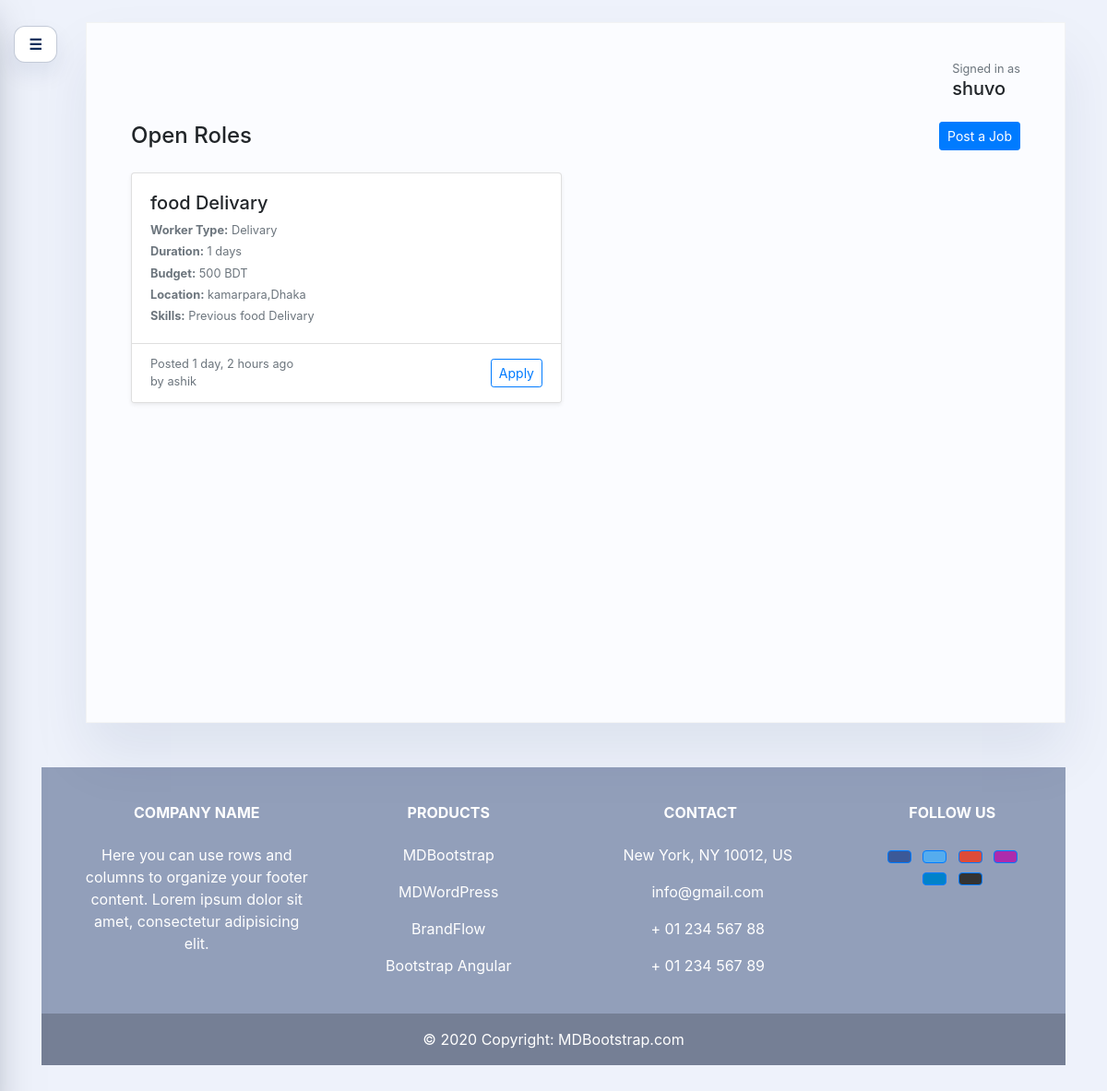
Before: /jobs/ (signed in) with the older database file.
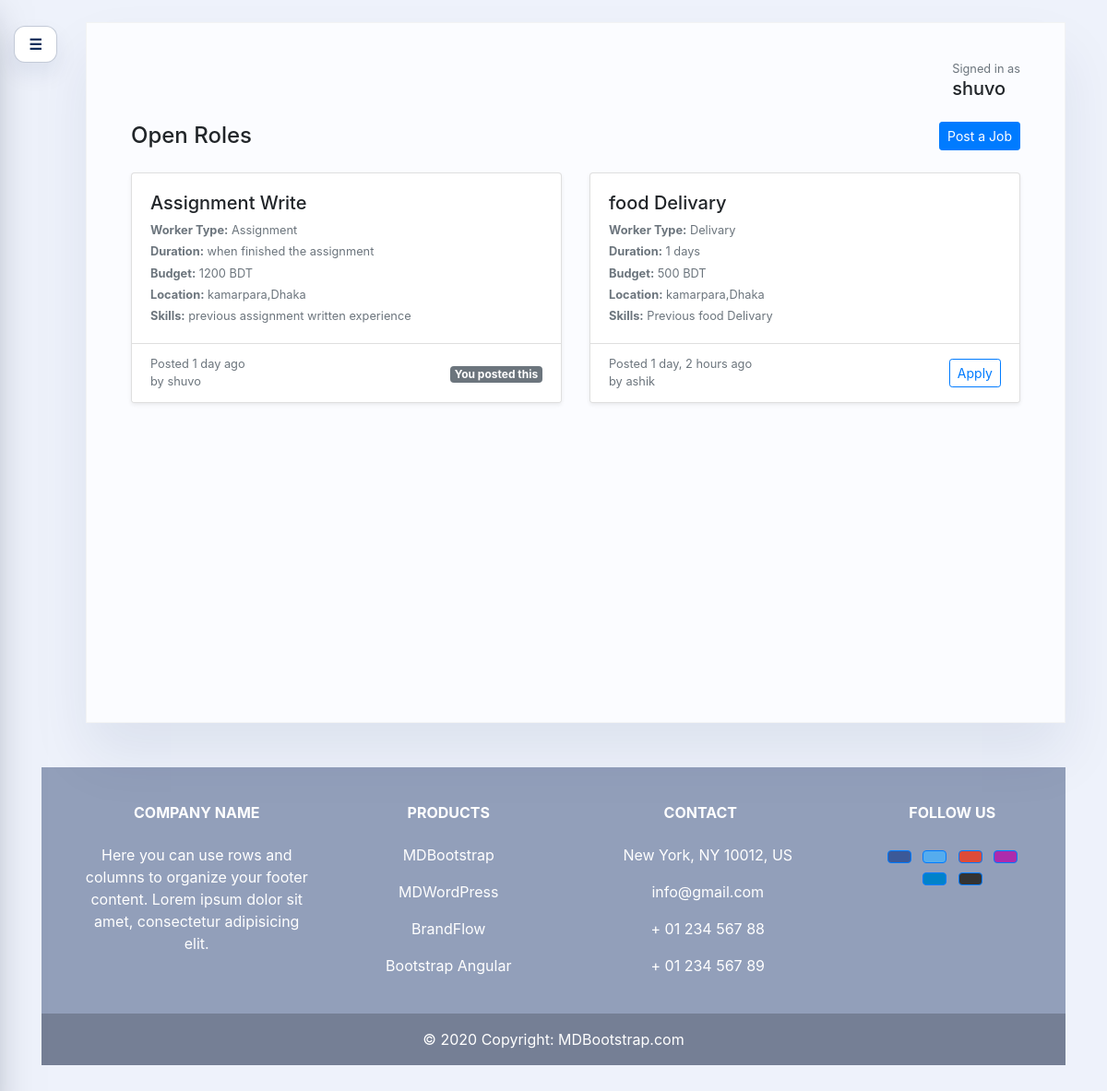
After: the same page with the newer database file.
### userprofile/models.py (models this page shows, shortened)
class UserProfile(models.Model):
	user = models.OneToOneField(User, on_delete=models.CASCADE, related_name="profile")
	display_name = models.CharField(max_length=150, blank=True)
	photo = models.ImageField(upload_to="profile_photos/", blank=True, null=True)
	occupation = models.CharField(max_length=150, blank=True)
	skills = models.TextField(blank=True)
	present_address = models.CharField(max_length=255, blank=True)
	bio = models.TextField(blank=True)

### jobs/models.py (models this page shows, shortened)
class Job(models.Model):
	poster = models.ForeignKey(
		settings.AUTH_USER_MODEL,
		on_delete=models.CASCADE,
		related_name="jobs",
	)
	work_title = models.CharField(max_length=200)
	worker_type = models.CharField(max_length=120)
	duration = models.CharField(max_length=120)
	amount = models.PositiveIntegerField()
	location = models.CharField(max_length=120)
	skills = models.CharField(max_length=255)
	tracking_code = models.CharField(max_length=16, unique=True, editable=False, blank=True)
	created_at = models.DateTimeField(auto_now_add=True)
	class Meta:
		ordering = ["-created_at"]

### jobs/views.py (the view)
# urls.py: path('jobs/', views.job_list, name="job_list"),
@login_required
@never_cache
def job_list(request):
    profile, _ = UserProfile.objects.get_or_create(user=request.user)
    jobs = Job.objects.prefetch_related(
        Prefetch(
            "applications",
            queryset=JobApplication.objects.filter(applicant=request.user),
            to_attr="app_for_user",
        )
    )
    return render(request, "jobs/job_list.html", {"jobs": jobs, "profile": profile, "hide_nav": True})

### userprofile/context_processors.py (called while the page is built)
def unread_notifications(request):
    if request.user.is_authenticated:
        count = request.user.notifications.filter(is_read=False).count()
    else:
        count = 0
    return {"unread_notifications_count": count}

### jobs/templates/jobs/job_list.html (shortened to what this page needs)
{% extends "userprofile/layout.html" %}
{% block dashboard_content %}
<div class="d-flex justify-content-between align-items-center mb-4">
  <h2 class="h4 mb-0">Open Roles</h2>
  <a class="btn btn-primary btn-sm" href="{% url 'post_job' %}">Post a Job</a>
</div>
{% if jobs %}
  <div class="row">
    {% for job in jobs %}
    {% with application=job.app_for_user|first %}
    <div class="col-md-6 mb-3">
      <div class="card h-100 shadow-sm">
        <div class="card-body">
          <div class="d-flex justify-content-between align-items-start mb-2">
            <h5 class="card-title mb-0">{{ job.work_title }}</h5>
          </div>
          <p class="text-muted small mb-1"><strong>Worker Type:</strong> {{ job.worker_type }}</p>
          <p class="text-muted small mb-1"><strong>Duration:</strong> {{ job.duration }}</p>
          <p class="text-muted small mb-1"><strong>Budget:</strong> {{ job.amount }} BDT</p>
          <p class="text-muted small mb-1"><strong>Location:</strong> {{ job.location }}</p>
          <p class="text-muted small mb-0"><strong>Skills:</strong> {{ job.skills }}</p>
        </div>
        <div class="card-footer bg-white d-flex justify-content-between align-items-center">
          <div class="small text-muted">
            <div>Posted {{ job.created_at|timesince }} ago</div>
            <div>by {{ job.poster.username }}</div>
          </div>
          <div>
            {% if job.poster_id == request.user.id %}
              <span class="badge badge-secondary">You posted this</span>
            {% else %}
              <form method="post" action="{% url 'apply_to_job' job.id %}">
                <button class="btn btn-outline-primary btn-sm" type="submit">Apply</button>
              </form>
            {% endif %}
          </div>
        </div>
      </div>
    </div>
    {% endwith %}
    {% endfor %}
  </div>
{% else %}
  <div class="text-center py-5 bg-light rounded">
    <h5 class="mb-2">No job posted yet</h5>
    <p class="text-muted">Be the first to create an opportunity.</p>
  </div>
{% endif %}
{% endblock %}

### userprofile/templates/userprofile/layout.html (shortened to what this page needs)
{% extends "base.html" %}
{% block content %}
<div class="dashboard-shell-wrapper">
  <button class="toggle-btn menu-floating-toggle" id="menuToggle" aria-label="Toggle navigation">☰</button>
  <div class="dashboard-shell">
    <section class="dashboard-main">
      <div class="topbar">
        <div class="text-end">
        <p class="text-muted small mb-0">Signed in as</p>
        <h5 class="mb-0">{{ profile.user.username }}</h5>
      </div>
    </div>
      {% block dashboard_content %}{% endblock %}
    </section>
  </div>
</div>
{% endblock %}

### templates/base.html (shortened to what this page needs)
<!doctype html>
<html lang="en">
<head>
    <link rel="stylesheet" href="https://cdn.jsdelivr.net/npm/bootstrap@4.4.1/dist/css/bootstrap.min.css">
</head>
<body>
    <main class="container mt-4">
        {% block content %}{% endblock %}
    </main>
    {% if not hide_footer %}
        {% include "include/footer.html" %}
    {% endif %}
</body>
</html>

### templates/include/footer.html (shortened to what this page needs)
<div class="container my-5">
  <footer
          class="text-center text-lg-start text-white"
          style="background-color: #929fba"
          >
    <div class="container p-4 pb-0">
      <section class="">
        <div class="row">
          <div class="col-md-3 col-lg-3 col-xl-3 mx-auto mt-3">
            <h6 class="text-uppercase mb-4 font-weight-bold">
              Company name
            </h6>
            <p>
              Here you can use rows and columns to organize your footer
              content. Lorem ipsum dolor sit amet, consectetur adipisicing
              elit.
            </p>
          </div>
          <div class="col-md-2 col-lg-2 col-xl-2 mx-auto mt-3">
            <h6 class="text-uppercase mb-4 font-weight-bold">Products</h6>
            <p>
              <a class="text-white">MDBootstrap</a>
            </p>
            <p>
              <a class="text-white">MDWordPress</a>
            </p>
            <p>
              <a class="text-white">BrandFlow</a>
            </p>
            <p>
              <a class="text-white">Bootstrap Angular</a>
            </p>
          </div>
          <div class="col-md-4 col-lg-3 col-xl-3 mx-auto mt-3">
            <h6 class="text-uppercase mb-4 font-weight-bold">Contact</h6>
            <p> New York, NY 10012, US</p>
            <p> info@gmail.com</p>
            <p> + 01 234 567 88</p>
            <p> + 01 234 567 89</p>
          </div>
          <div class="col-md-3 col-lg-2 col-xl-2 mx-auto mt-3">
            <h6 class="text-uppercase mb-4 font-weight-bold">Follow us</h6>
            <a
               class="btn btn-primary btn-floating m-1"
               style="background-color: #3b5998"
               href="#!"
               role="button"
               ></a>
            <a
               class="btn btn-primary btn-floating m-1"
               style="background-color: #55acee"
               href="#!"
               role="button"
               ></a>
            <a
               class="btn btn-primary btn-floating m-1"
               style="background-color: #dd4b39"
               href="#!"
               role="button"
               ></a>
            <a
               class="btn btn-primary btn-floating m-1"
               style="background-color: #ac2bac"
               href="#!"
               role="button"
               ></a>
            <a
               class="btn btn-primary btn-floating m-1"
               style="background-color: #0082ca"
               href="#!"
               role="button"
               ></a>
            <a
               class="btn btn-primary btn-floating m-1"
               style="background-color: #333333"
               href="#!"
               role="button"
               ></a>
          </div>
        </div>
      </section>
    </div>
    <div
         class="text-center p-3"
         style="background-color: rgba(0, 0, 0, 0.2)"
         >
      © 2020 Copyright:
      <a class="text-white" href="https://mdbootstrap.com/"
         >MDBootstrap.com</a
        >
    </div>
  </footer>
</div>

### userprofile/templates/userprofile/layout.html (style rules this page uses)
body { background: #eef2fb; }
.dashboard-shell-wrapper { position: relative; padding-left: 3rem; }
.dashboard-shell { display: flex; min-height: calc(100vh - 40px); position: relative; overflow: visible; background: #fff; border-radius: 0; border: 1px solid rgba(14, 23, 41, 0.05); box-shadow: 0 35px 60px rgba(15, 39, 90, 0.08); }
.dashboard-main { flex: 1; padding: 2.5rem 3rem; background: #fbfcff; }
.topbar { display: flex; justify-content: flex-end; align-items: center; margin-bottom: 1.5rem; }
.toggle-btn { border: 1px solid rgba(19,47,98,0.25); background: #fff; color: #102b58; padding: 0.45rem 0.95rem; border-radius: 12px; font-weight: 600; box-shadow: 0 12px 25px rgba(16,43,88,0.08); }
.menu-floating-toggle { position: fixed; top: 1.75rem; left: 15px; transform: none; z-index: 1050; transition: left 0.35s ease; }

Changed rows visible on the page:
added Job: work_title "Assignment Write", worker_type "Assignment", duration "when finished the assignment", amount "1200", location "kamarpara,Dhaka", skills "previous assignment written experience", created_at "1 day", poster.username "shuvo", shows "You posted this"
